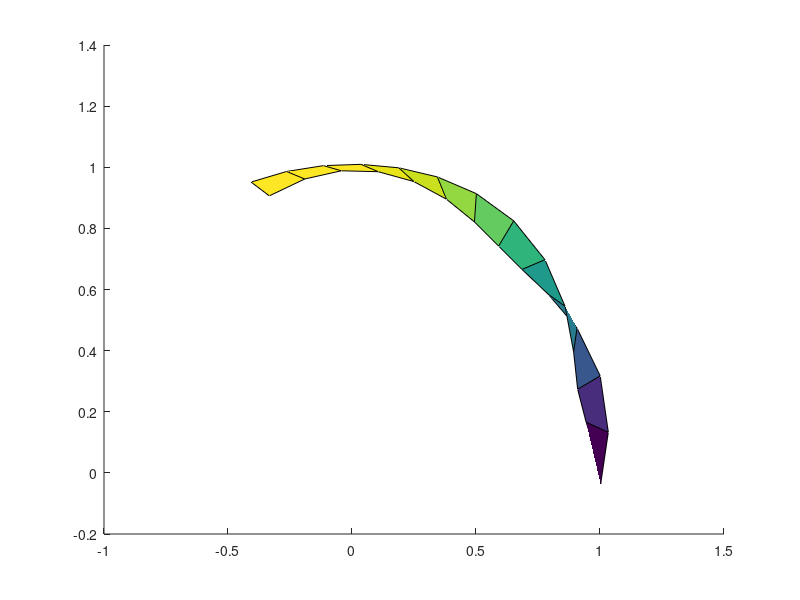

MATLAB code to generate this figure: (Note: this script raises an error after producing the figure.)
%=============================================================================
% Copyright (c) 2026-present Allan CORNET (Nelson)
%=============================================================================
% This file is part of Nelson.
%=============================================================================
% LICENCE_BLOCK_BEGIN
% SPDX-License-Identifier: LGPL-3.0-or-later
% LICENCE_BLOCK_END
%=============================================================================
% <--ADV-CLI MODE-->
%=============================================================================
t = 0:.15:2;
verts = {[cos(t)' sin(t)' t']};
twistangle = {cos(t)'};
f = figure('Visible', 'off');
h = streamribbon(verts, twistangle);
asserts.isequal(numel(h), 1);
asserts.istrue(isgraphics(h(1), 'surface'));
asserts.isequal(h(1).Type, 'surface');
asserts.isequal(size(h(1).XData), [numel(t) 2]);
asserts.isequal(size(h(1).YData), [numel(t) 2]);
asserts.isequal(size(h(1).ZData), [numel(t) 2]);
asserts.isequal(size(h(1).CData), [numel(t) 2]);
asserts.isequal(h(1).FaceColor, 'flat');
asserts.isapprox(h(1).EdgeColor, [0.129411764705882 0.129411764705882 0.129411764705882], 1e-15);
asserts.isapprox(h(1).XData(1:3, :), ...
  [1.04230261147853 0.957697388521471; ...
   1.03215015169926 0.945392004172828; ...
   0.962116037089351 0.948556941161861], 1e-12);
asserts.isapprox(h(1).YData(1:3, :), ...
  [-0.0155076094147726 0.0155076094147726; ...
   0.16673602171035 0.132140243236849; ...
   0.330851994442848 0.260188418879831], 1e-12);
ax = gca();
asserts.isapprox(ax.XLim, [-0.4 1.2], 1e-12);
asserts.isapprox(ax.XTick, -0.4:0.2:1.2, 1e-12);
close(f);
%=============================================================================
f = figure('Visible', 'off');
h = streamribbon(verts, twistangle, 0.2);
asserts.istrue(isgraphics(h(1), 'surface'));
close(f);
%=============================================================================
asserts.checkerror('streamribbon({[1 2]}, {[0]});', getString(message('Nelson:graphics:verticesNotNumericArrays')));
asserts.checkerror('streamribbon(verts, {[0 1]});', getString(message('Nelson:streamribbon:twistAnglesCountMismatch')));
%=============================================================================
